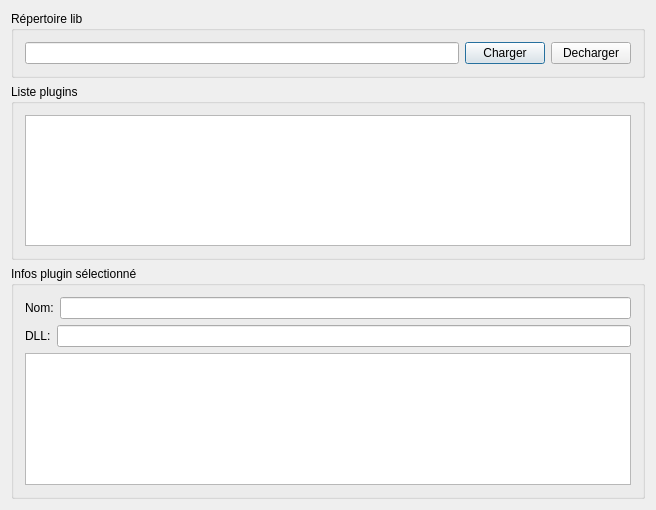
<?xml version="1.0" encoding="UTF-8"?>
<ui version="4.0">
 <class>LoadPlugin</class>
 <widget class="QDialog" name="LoadPlugin">
  <property name="geometry">
   <rect>
    <x>0</x>
    <y>0</y>
    <width>656</width>
    <height>510</height>
   </rect>
  </property>
  <property name="windowTitle">
   <string>LoadPlugin</string>
  </property>
  <layout class="QVBoxLayout" name="verticalLayout_3">
   <item>
    <widget class="QGroupBox" name="_GB_libs">
     <property name="title">
      <string>Répertoire lib</string>
     </property>
     <layout class="QHBoxLayout" name="horizontalLayout">
      <item>
       <widget class="QLineEdit" name="_LE_libs">
        <property name="readOnly">
         <bool>false</bool>
        </property>
       </widget>
      </item>
      <item>
       <widget class="QPushButton" name="_PB_libs">
        <property name="text">
         <string>Charger</string>
        </property>
       </widget>
      </item>
      <item>
       <widget class="QPushButton" name="_PB_unload">
        <property name="text">
         <string>Decharger</string>
        </property>
       </widget>
      </item>
     </layout>
    </widget>
   </item>
   <item>
    <widget class="QGroupBox" name="groupBox">
     <property name="title">
      <string>Liste plugins</string>
     </property>
     <layout class="QHBoxLayout" name="horizontalLayout_2">
      <item>
       <widget class="QTableWidget" name="_TAW_process">
        <property name="selectionMode">
         <enum>QAbstractItemView::SingleSelection</enum>
        </property>
        <property name="selectionBehavior">
         <enum>QAbstractItemView::SelectRows</enum>
        </property>
       </widget>
      </item>
     </layout>
    </widget>
   </item>
   <item>
    <widget class="QGroupBox" name="groupBox_3">
     <property name="title">
      <string>Infos plugin sélectionné</string>
     </property>
     <layout class="QVBoxLayout" name="verticalLayout">
      <item>
       <layout class="QHBoxLayout" name="horizontalLayout_3">
        <item>
         <widget class="QLabel" name="label">
          <property name="text">
           <string>Nom:</string>
          </property>
         </widget>
        </item>
        <item>
         <widget class="QLineEdit" name="_LE_pluginName">
          <property name="readOnly">
           <bool>true</bool>
          </property>
         </widget>
        </item>
       </layout>
      </item>
      <item>
       <layout class="QHBoxLayout" name="horizontalLayout_6">
        <item>
         <widget class="QLabel" name="label_3">
          <property name="text">
           <string>DLL:</string>
          </property>
         </widget>
        </item>
        <item>
         <widget class="QLineEdit" name="_LE_pluginID">
          <property name="readOnly">
           <bool>true</bool>
          </property>
         </widget>
        </item>
       </layout>
      </item>
      <item>
       <widget class="QTableWidget" name="_TAW_Params"/>
      </item>
      <item>
       <layout class="QHBoxLayout" name="horizontalLayout_5"/>
      </item>
     </layout>
    </widget>
   </item>
  </layout>
 </widget>
 <layoutdefault spacing="6" margin="11"/>
 <resources/>
 <connections/>
</ui>
